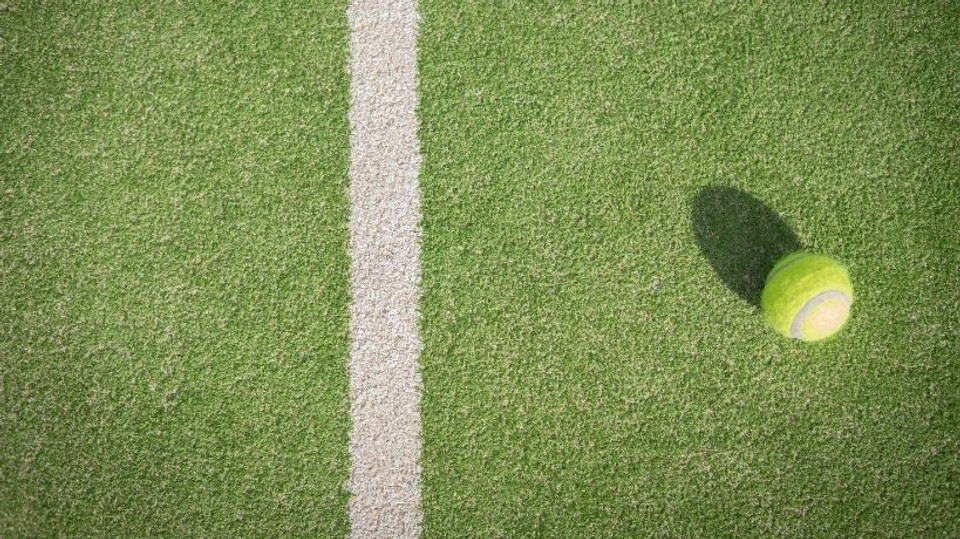
#> input picture img/tennis.jpg, 960 x 539 px, found by its file name
$ python detection1.py
#> lines starting #> are read from the running program, lines starting #| are printed output that depends on the picture
import cv2
import matplotlib.pyplot as plt
import numpy as np

img = cv2.imread("img/tennis.jpg")
#> img is the input picture: shape (539, 960, 3); mean B, G, R 84.5, 143.2, 125.6

hsv = cv2.cvtColor(img,cv2.COLOR_BGR2HSV)
#> hsv: shape (539, 960, 3); mean H, S, V 37.8, 112, 143.8


horizontal_paste = np.hstack((img, hsv))
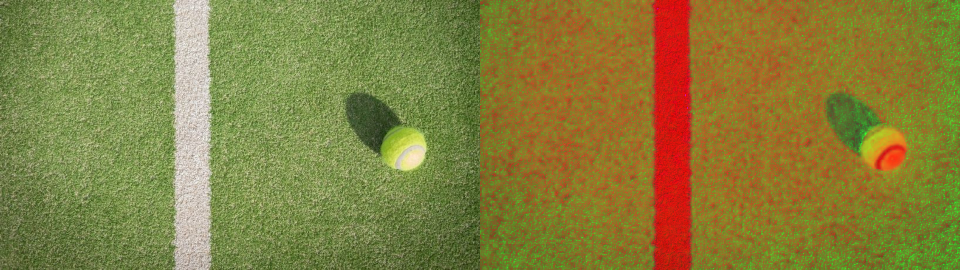
#> horizontal_paste: shape (539, 1920, 3) (shown at 1/2 size); mean B, G, R 61.1, 127.6, 134.7

cv2.imshow("", horizontal_paste)
cv2.waitKey()
